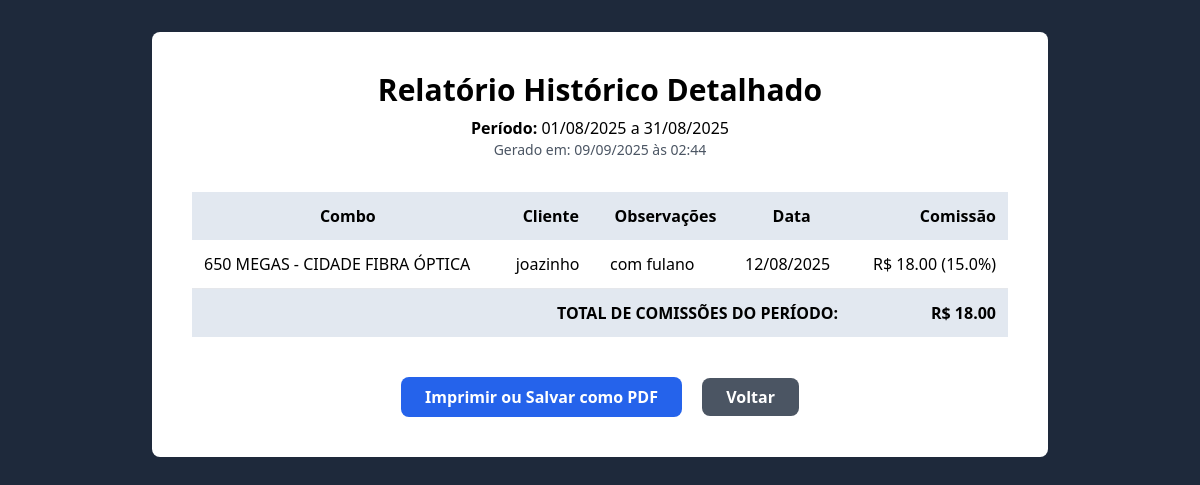
Page /relatorio-historico/2/imprimir (signed in) on the committed database.
### app.py (models this page shows)
class RelatorioHistorico(db.Model):
    id = db.Column(db.Integer, primary_key=True)
    data_inicio = db.Column(db.String(20), nullable=False)
    data_fim = db.Column(db.String(20), nullable=False)
    total_comissoes = db.Column(db.Float, nullable=False)
    num_instalacoes = db.Column(db.Integer, nullable=False)
    data_salva = db.Column(db.DateTime, default=datetime.datetime.now)
    instalacoes_json = db.Column(db.String, nullable=False)
    user_id = db.Column(db.Integer, db.ForeignKey('user.id'), nullable=False)

### app.py (the view)
@app.route('/relatorio-historico/<int:relatorio_id>/imprimir')
@login_required
def relatorio_historico_imprimir(relatorio_id):
    relatorio = RelatorioHistorico.query.get_or_404(relatorio_id)
    if relatorio.author != current_user:
        flash("Você não tem permissão para ver este relatório.", "danger")
        return redirect(url_for('index'))
    instalacoes_lista = json.loads(relatorio.instalacoes_json)
    return render_template('relatorio_historico_imprimir.html', relatorio=relatorio, instalacoes=instalacoes_lista, data_hoje=datetime.datetime.now())

### app.py (called while the page is built)
@login_manager.user_loader
def load_user(user_id):
    return User.query.get(int(user_id))

@app.template_filter('strftime')
def _jinja2_filter_datetime(date, fmt=None):
    if isinstance(date, str):
        try: date = datetime.datetime.strptime(date, '%Y-%m-%d').date()
        except (ValueError, TypeError): return date
    return date.strftime(fmt or '%d/%m/%Y')

### templates/relatorio_historico_imprimir.html (shortened to what this page needs)
<!DOCTYPE html>
<html lang="pt-br">
<head>
    <script src="https://cdn.tailwindcss.com"></script>
</head>
<body class="bg-slate-800 text-white font-sans p-8">
    <div class="max-w-4xl mx-auto bg-white text-black p-10 rounded-lg">
        <div class="text-center mb-8">
            <h1 class="text-3xl font-bold">Relatório Histórico Detalhado</h1>
            <p class="text-md mt-2"><strong>Período:</strong> {{ relatorio.data_inicio | strftime }} a {{ relatorio.data_fim | strftime }}</p>
            <p class="text-sm text-gray-600">Gerado em: {{ data_hoje.strftime('%d/%m/%Y às %H:%M') }}</p>
        </div>
        <div class="overflow-x-auto">
            <table class="min-w-full table-print">
                <thead class="bg-slate-200">
                    <tr>
                        <th class="p-3">Combo</th>
                        <th class="p-3">Cliente</th>
                        <th class="p-3">Observações</th>
                        <th class="p-3">Data</th>
                        <th class="p-3 text-right">Comissão</th>
                    </tr>
                </thead>
                <tbody>
                    {% for instalacao in instalacoes %}
                    <tr class="border-b">
                        <td class="p-3">{{ instalacao.descricao_combo }}</td>
                        <td class="p-3">{{ instalacao.login_cliente }}</td>
                        <td class="p-3">{{ instalacao.get('observacoes', '') }}</td>
                        <td class="p-3">{{ instalacao.data_instalacao | strftime }}</td>
                        <td class="p-3 text-right">R$ {{ "%.2f"|format(instalacao.comissao) }} ({{ instalacao.get('porcentagem_comissao', 'N/A') }}%)</td>
                    </tr>
                    {% endfor %}
                </tbody>
                <tfoot class="font-bold bg-slate-200">
                    <tr>
                        <td colspan="4" class="p-3 text-right">TOTAL DE COMISSÕES DO PERÍODO:</td>
                        <td class="p-3 text-right">R$ {{ "%.2f"|format(relatorio.total_comissoes) }}</td>
                    </tr>
                </tfoot>
            </table>
        </div>
        <div class="text-center mt-10 no-print">
            <button onclick="window.print()" class="bg-blue-600 text-white font-bold py-2 px-6 rounded-lg hover:bg-blue-700 transition">
                Imprimir ou Salvar como PDF
            </button>
            <a href="{{ url_for('index') }}" class="bg-gray-600 text-white font-bold py-2 px-6 rounded-lg hover:bg-gray-700 transition ml-4">
                Voltar
            </a>
        </div>
    </div>
</body>
</html>

### rows in the picture
RelatorioHistorico: data_inicio|strftime "01/08/2025", data_fim|strftime "31/08/2025", total_comissoes "18.00"

### other values in the picture
{{ instalacao.descricao_combo }} "650 MEGAS - CIDADE FIBRA ÓPTICA"
{{ instalacao.login_cliente }} "joazinho"
{{ instalacao.get('observacoes', '') }} "com fulano"
{{ instalacao.data_instalacao | strftime }} "12/08/2025"
{{ "%.2f"|format(instalacao.comissao) }} "18.00"
{{ instalacao.get('porcentagem_comissao', 'N/A') }} "15.0"
